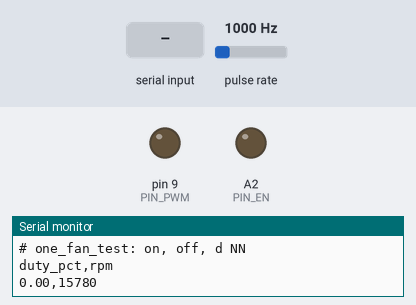
Bench run of a sketch on a simulated Arduino Uno, built with avr-gcc and run on an emulated ATmega328P. Shown: output pins drawn as LEDs (lit = HIGH), the last lines printed to the serial monitor. Wiring (inferred from the names in the program): pulse sensor: data pin 2. The test bench sets the inputs (shaded band); at power-on: pulse rate 1000 Hz.

Above: at 1.2 s.
1.3 s: "on\n" received over Serial
At 2.4 s:
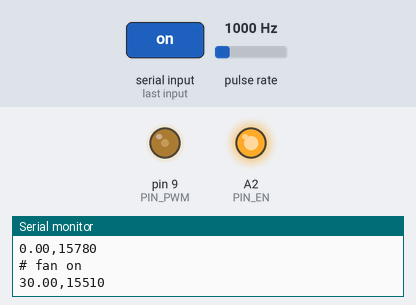
2.8 s: "d90\n" received over Serial
At 3.6 s:
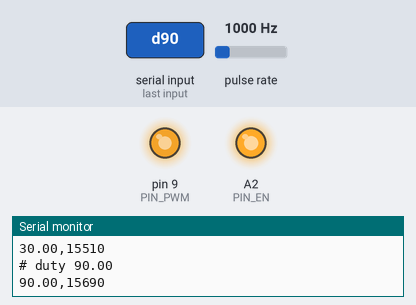
4.3 s: "d,45\n" received over Serial
At 4.7 s:
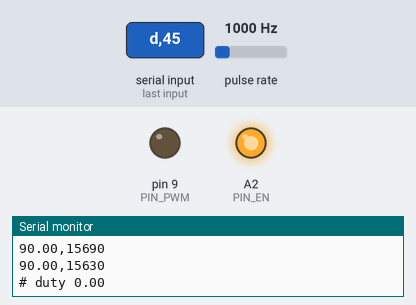
Timing chart, 0 to 7.3 s (numbered marks = the images above; inputs shaded):
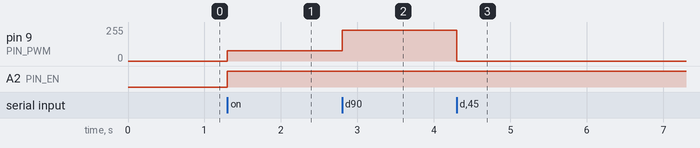

Measured:
- after the input at 1.3 s, pin 9 (PIN_PWM): 0/255 → 76/255 at once; A2 (PIN_EN): LOW → HIGH at once
- after the input at 2.8 s, pin 9 (PIN_PWM): 76/255 → 229/255 at once
- after the input at 4.3 s, pin 9 (PIN_PWM): 229/255 → 0/255 at once

The sketch:

one_fan_test.ino
```cpp
// one_fan_test.ino -- minimum test of ONE QFR1212GHE 4-wire fan
//
// Wiring:
//   12V +  -> 5 A fuse -> fan RED
//   fan BLACK -> YYNMOS OUT1-   (or straight to 12V - without the board)
//   fan YELLOW -> 1 kOhm -> Uno D9     (25 kHz PWM, sets the speed)
//   fan BLUE   -> 1 kOhm -> Uno D2     (tach, reads the speed)
//   YYNMOS IN1 -> Uno A2,  YYNMOS signal GND -> Uno GND
//   YYNMOS DC+ / DC- -> 12V + / 12V -
//   Uno GND -> 12V -   (must have)
//
// Serial Monitor 115200 baud, line ending "Newline":
//   on      power the fan
//   off     stop the fan
//   d 50    set the speed to 50 %
// It prints "duty %, rpm" every second.

const uint8_t PIN_PWM  = 9;    // yellow wire (Timer1 OC1A)
const uint8_t PIN_EN   = A2;   // YYNMOS board input
const uint8_t PIN_TACH = 2;    // blue wire
const uint8_t PULSES_PER_REV = 2;

volatile uint16_t pulses = 0;
volatile uint32_t lastPulseUs = 0;
float duty = 30;
bool fanOn = false;

void onPulse() {
  uint32_t now = micros();
  if (now - lastPulseUs > 1000) { lastPulseUs = now; pulses++; }   // ignore noise
}

void setDuty(float pct) {
  duty = constrain(pct, 0, 100);
  OCR1A = (uint16_t)(duty / 100.0 * 639);
}

void fanStart() {
  pinMode(PIN_PWM, OUTPUT);        // speed signal first
  digitalWrite(PIN_EN, HIGH);      // then power
  fanOn = true;
  Serial.println(F("# fan on"));
}

void fanStop() {
  pinMode(PIN_PWM, INPUT);         // release the yellow wire first
  digitalWrite(PIN_EN, LOW);       // then power off
  fanOn = false;
  Serial.println(F("# fan off"));
}

void setup() {
  digitalWrite(PIN_EN, LOW);
  pinMode(PIN_EN, OUTPUT);
  pinMode(PIN_PWM, INPUT);         // released until "on"

  // Timer1: fast PWM, TOP = 639, no prescaler -> 25 kHz on D9
  TCCR1A = _BV(COM1A1) | _BV(WGM11);
  TCCR1B = _BV(WGM13) | _BV(WGM12) | _BV(CS10);
  ICR1 = 639;
  setDuty(duty);

  pinMode(PIN_TACH, INPUT_PULLUP);
  attachInterrupt(digitalPinToInterrupt(PIN_TACH), onPulse, FALLING);

  Serial.begin(115200);
  Serial.println(F("# one_fan_test: on, off, d NN"));
  Serial.println(F("duty_pct,rpm"));
}

void loop() {
  if (Serial.available()) {
    String cmd = Serial.readStringUntil('\n');
    cmd.trim();
    if (cmd == "on") fanStart();
    else if (cmd == "off") fanStop();
    else if (cmd.startsWith("d")) { setDuty(cmd.substring(1).toFloat()); Serial.print(F("# duty ")); Serial.println(duty); }
  }

  static uint32_t lastMs = 0;
  if (millis() - lastMs >= 1000) {
    lastMs += 1000;
    noInterrupts(); uint16_t n = pulses; pulses = 0; interrupts();
    Serial.print(fanOn ? duty : 0); Serial.print(',');
    Serial.println((uint32_t)n * 60 / PULSES_PER_REV);
  }
}
```
